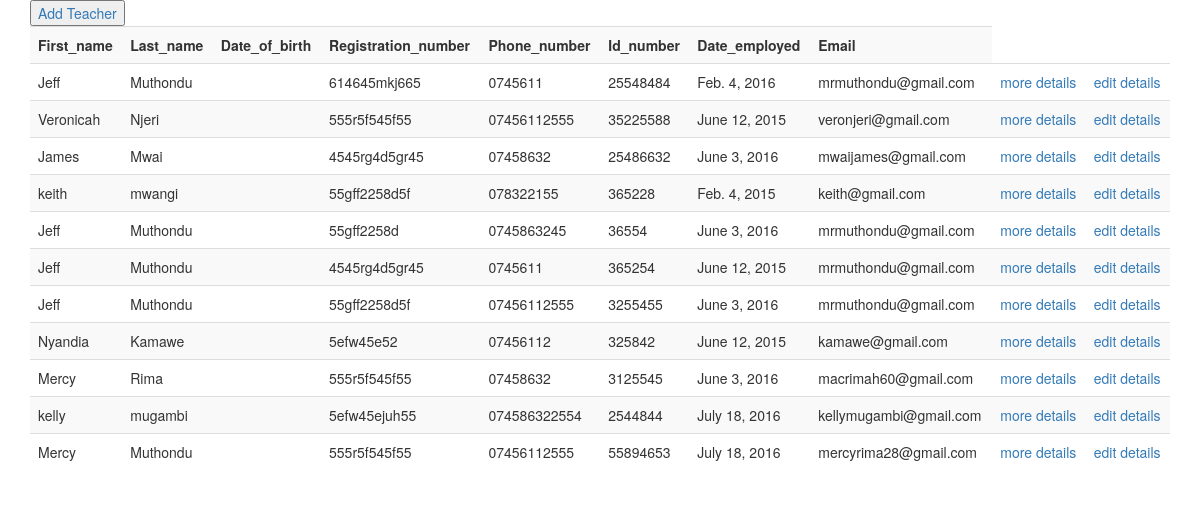
Page /teacher/list/ on the committed database.
### teacher/models.py (models this page shows, shortened)
class Teacher(models.Model):
	first_name = models.CharField(max_length = 50)
	last_name = models.CharField(max_length = 50)
	registration_number = models.CharField(max_length = 20)
	place_of_recidance = models.CharField(max_length = 20)
	phone_number = models.CharField(max_length = 16)
	email = models.EmailField(max_length = 70)
	id_number = models.IntegerField()
	date_employed = models.DateField()
	proffesional = models.CharField(max_length = 30)
	profile_picture = models.ImageField(upload_to="Teacher_image",blank=True,null=True)

### teacher/views.py (the view)
# urls.py: path("list/",list_teachers,name="list_teachers"),
def list_teachers(request):
    teachers=Teacher.objects.all()
    return render(request,"list_teachers.html",{"teachers":teachers})

### teacher/templates/list_teachers.html (shortened to what this page needs)
<!DOCTYPE html>
<html>
<head>
<head>
	 <link rel="stylesheet" href="https://maxcdn.bootstrapcdn.com/bootstrap/3.4.0/css/bootstrap.min.css">
</head>
<body>
	<div class="container">
	<table class="table table-striped">
		<tr>
			<button><a href="/teacher/add/">Add Teacher</a></button>
			<th>First_name</th>
			<th>Last_name</th>
			<th>Date_of_birth</th>
			<th>Registration_number</th>
			<th>Phone_number</th>
			<th>Id_number</th>
			<th>Date_employed</th>
			<th>Email</th>
		</tr>
		{% for teacher in teachers %}
		<tr>
			<td>{{teacher.first_name}}</td>
			<td>{{teacher.last_name}}</td>
			<td>{{teacher.date_of_birth}}</td>
			<td>{{teacher.registration_number}}</td>
			<td>{{teacher.phone_number}}</td>
			<td>{{teacher.id_number}}</td>
			<td>{{teacher.date_employed}}</td>
			<td>{{teacher.email}}</td>
			<td><a href="/teacher/detail/{{teacher.pk}}/">more details</a></td>
			<td><a href="/teacher/edit/{{teacher.pk}}/">edit details</a></td>
		</tr>
		{% endfor %}
	</table>
</body>
</html>

### rows in the picture
Teacher: first_name "Jeff", last_name "Muthondu", registration_number "614645mkj665", phone_number "0745611", id_number "25548484", date_employed "Feb. 4, 2016", email "mrmuthondu@gmail.com"
Teacher: first_name "Veronicah", last_name "Njeri", registration_number "555r5f545f55", phone_number "07456112555", id_number "35225588", date_employed "June 12, 2015", email "veronjeri@gmail.com"
Teacher: first_name "James", last_name "Mwai", registration_number "4545rg4d5gr45", phone_number "07458632", id_number "25486632", date_employed "June 3, 2016", email "mwaijames@gmail.com"
Teacher: first_name "keith", last_name "mwangi", registration_number "55gff2258d5f", phone_number "078322155", id_number "365228", date_employed "Feb. 4, 2015", email "keith@gmail.com"
Teacher: first_name "Jeff", last_name "Muthondu", registration_number "55gff2258d", phone_number "0745863245", id_number "36554", date_employed "June 3, 2016", email "mrmuthondu@gmail.com"
Teacher: first_name "Jeff", last_name "Muthondu", registration_number "4545rg4d5gr45", phone_number "0745611", id_number "365254", date_employed "June 12, 2015", email "mrmuthondu@gmail.com"
Teacher: first_name "Jeff", last_name "Muthondu", registration_number "55gff2258d5f", phone_number "07456112555", id_number "3255455", date_employed "June 3, 2016", email "mrmuthondu@gmail.com"
Teacher: first_name "Nyandia", last_name "Kamawe", registration_number "5efw45e52", phone_number "07456112", id_number "325842", date_employed "June 12, 2015", email "kamawe@gmail.com"
Teacher: first_name "Mercy", last_name "Rima", registration_number "555r5f545f55", phone_number "07458632", id_number "3125545", date_employed "June 3, 2016", email "macrimah60@gmail.com"
Teacher: first_name "kelly", last_name "mugambi", registration_number "5efw45ejuh55", phone_number "074586322554", id_number "2544844", date_employed "July 18, 2016", email "kellymugambi@gmail.com"
Teacher: first_name "Mercy", last_name "Muthondu", registration_number "555r5f545f55", phone_number "07456112555", id_number "55894653", date_employed "July 18, 2016", email "mercyrima28@gmail.com"
